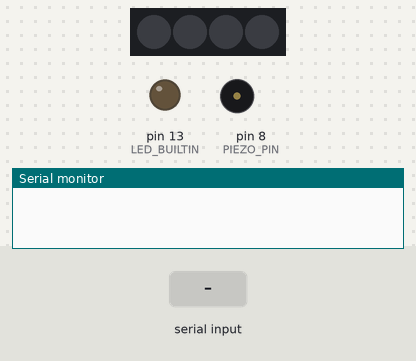
A sketch run on a simulated Arduino Uno, built with avr-gcc and run on an emulated ATmega328P. Shown: 4 RGB LEDs in strip order, left to right, output pins drawn as LEDs (lit = HIGH), buzzer (waves = sounding), the last lines printed to the serial monitor. Inputs (shaded band) come from the test bench.

Above: at 2.2 s.
2.3 s: "30,150\n" received over Serial
At 2.44 s:
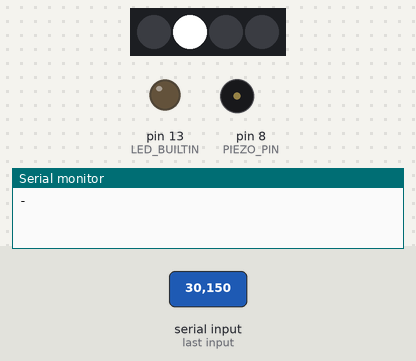
5.3 s: "200\n" received over Serial
At 6.1 s:
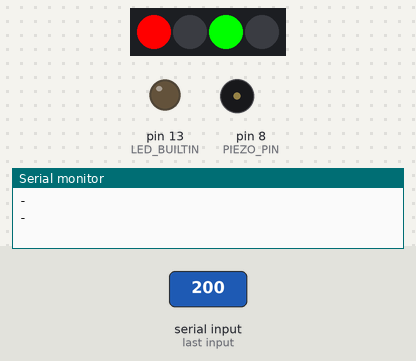
8.3 s: "PS\n" received over Serial
At 8.5 s:
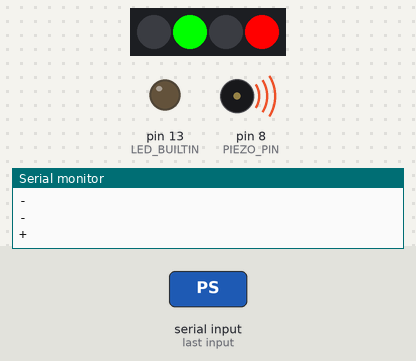
10.2 s: "PL\n" received over Serial
At 10.85 s:
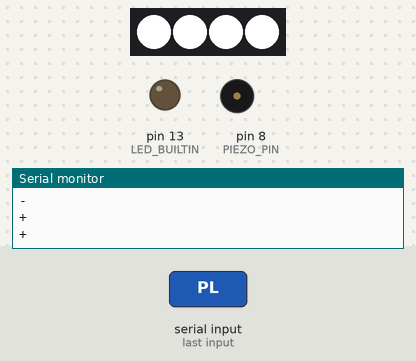
Timing chart, 0 to 13.2 s (numbered marks = the images above; inputs shaded):
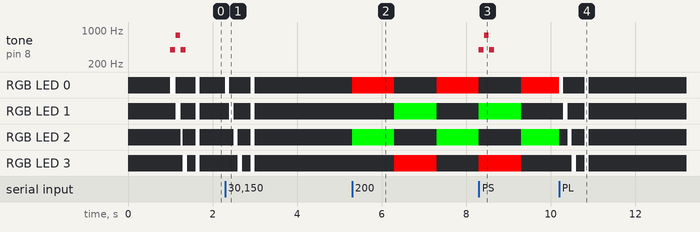

The sketch:

LidController.ino
```cpp
#include <Adafruit_NeoPixel.h>
#include <Wire.h>

#include "LedSequence.h"
#include "LedSequenceController.h"
#include "LedSequenceList.h"
#include "Song.h"
#include "SongController.h"
#include "SongList.h"

#define LidAddress    0x74
#define LidVersion    1

#define NEOPIX_COUNT  4
#define NEOPIX_PIN    10

#define PIEZO_PIN     8

// Command list:
// PS1: Play song with index 1, response '+' or '-'
// SS: Stop playing song, response '+' or '-'
// PL0: Play led sequence with index 0, response '+' or '-'
// SL: Stop playing led sequence, response '+' or '-'
// V: Get current version. response 2 chars in binary

LedSequenceController ledSequenceController(NEOPIX_COUNT, NEOPIX_PIN);
LedSequenceList ledSequenceList;
SongController songController(PIEZO_PIN);
SongList songList;
String i2cResponse;

String processCommand(String command);

void ReceiveData(int count) {
  String command;
  for (size_t i = 0; i < count; ++i) {
    command.concat((char)Wire.read());
  }
  i2cResponse = processCommand(command);
}

void RequestData() {
  const char *response = i2cResponse.c_str();
  while (response[0]) {
    Wire.write(response[0]);
  }
  i2cResponse = "";
}

void setup() {
  Serial.begin(115200);
  delay(1000);
  Wire.begin(LidAddress);
  Wire.onReceive(ReceiveData);
  Wire.onRequest(RequestData);
  ledSequenceController.begin();
  ledSequenceList.begin();
  songController.begin();
  songList.begin();
  pinMode(LED_BUILTIN, OUTPUT);
  ledSequenceController.playLedSequence(ledSequenceList.ledSequenceAtIndex(0));
  songController.playSong(songList.songAtIndex(0));
}

void loop() {
  songController.loop();
  ledSequenceController.loop();
  listenForSerial();
  if (Serial.available()) {
    char character = Serial.read();
    if (character == 's' || character == 'S') {
      ledSequenceController.stopPlaying();
    } else if (character >= '0' && character <= '2') {
      ledSequenceController.playLedSequence(ledSequenceList.ledSequenceAtIndex(character - '0'));
    }
  }
}

String processCommand(String command) {
  if (command.startsWith("PL")) {
    String index = command.substring(2);
    int ledSequenceIndex = index.toInt();
    LedSequence *ledSequence = ledSequenceList.ledSequenceAtIndex(ledSequenceIndex);
    if (ledSequence) {
      ledSequenceController.playLedSequence(ledSequence);
      return "+";
    }
    return "-";
  } else if (command.startsWith("SL")) {
    if (ledSequenceController.isPlaying()) {
      ledSequenceController.stopPlaying();
      return "+";
    }
    return "-";
  } else if (command.startsWith("PS")) {
    String index = command.substring(2);
    int songIndex = index.toInt();
    Song *song = songList.songAtIndex(songIndex);
    if (song) {
      songController.playSong(song);
      return "+";
    }
    return "-";
  } else if (command.startsWith("SS")) {
    if (songController.isPlaying()) {
      songController.stopPlaying();
      return "+";
    }
    return "-";
  } else if (command.startsWith("V")) {
    String result;
    if (LidVersion < 16) {
      result += '0';
    }
    result += String((LidVersion & 0xFF), HEX);
    return result;
  }
  return "-";
}

String command;

void listenForSerial() {
  bool commandComplete = false;
  while (Serial.available()) {
    char character = Serial.read();
    if (character == '\n' || character == '\r') {
      commandComplete = true;
      break;
    }
    command.concat(character);
  }
  if (commandComplete) {
    String result = processCommand(command);
    command = "";
    Serial.println(result);
  }
}
```

LedSequence.cpp
```cpp
#include "LedSequence.h"

LedSequence::LedSequence(size_t ledCount, size_t frameCount, const uint32_t *colors, uint16_t frameDuration, bool repeat, bool copyBuffer) :
    _ledCount(ledCount),
    _frameCount(frameCount),
    _frameDuration(frameDuration),
    _repeat(repeat),
    _bufferCopied(copyBuffer) {
  if (!_bufferCopied) {
    _colors = colors;
  } else {
    size_t bufferSize = sizeof(*colors) * _ledCount * _frameCount;
    _colors = (uint32_t *)malloc(bufferSize);
    memcpy((void *)_colors, (void *)colors, bufferSize);
  }
}

LedSequence::~LedSequence() {
  if (_bufferCopied) {
    free((void *)_colors);
  }
}

uint32_t LedSequence::ledColorForFrame(size_t frameIndex, size_t ledIndex) const {
  return _colors[frameIndex * _ledCount + ledIndex];
}

uint16_t LedSequence::durationForFrame(size_t) const {
  return _frameDuration;
}
```

LedSequence.h
```cpp
#ifndef LedSequence_h
#define LedSequence_h

#include <Arduino.h>

class LedSequence {
public:
  LedSequence(size_t ledCount, size_t frameCount, const uint32_t *colors, uint16_t frameDuration, bool repeat, bool copyBuffer);
  ~LedSequence();

  uint32_t ledColorForFrame(size_t frameIndex, size_t ledIndex) const;
  uint16_t durationForFrame(size_t frameIndex) const;
  size_t ledCount() const { return _ledCount; };
  size_t frameCount() const { return _frameCount; };
  bool repeat() const { return _repeat; };

private:
  size_t _ledCount;
  size_t _frameCount;
  const uint32_t *_colors;
  uint16_t _frameDuration;
  bool _repeat;
  bool _bufferCopied;
};

#endif  // LedSequence_h
```

LedSequenceController.cpp
```cpp
#include "LedSequenceController.h"

#include <Adafruit_NeoPixel.h>

#include "LedSequence.h"

LedSequenceController::LedSequenceController(size_t ledCount, unsigned char pin) :
    _neoPixel(new Adafruit_NeoPixel(ledCount, pin, NEO_GRB + NEO_KHZ800)),
    _playingSequence(NULL),
    _frameIndex(0),
    _nextFrameDate(0) {
}

LedSequenceController::~LedSequenceController() {
  delete _neoPixel;
}

void LedSequenceController::begin() {
  _neoPixel->begin();
  _neoPixel->setBrightness(255);
  _neoPixel->show(); // Initialize all pixels to 'off'
}

void LedSequenceController::loop() {
  unsigned long long current = millis();
  if (!_playingSequence || (long long)(current - _nextFrameDate) < 0) {
    return;
  }
  if (_frameIndex == _playingSequence->frameCount()) {
    if (!_playingSequence->repeat()) {
      stopPlaying();
      return;
    }
    _frameIndex = 0;
  }

  for (size_t ledIndex = 0; ledIndex < _playingSequence->ledCount(); ++ledIndex) {
    uint32_t color = _playingSequence->ledColorForFrame(_frameIndex, ledIndex);
    _neoPixel->setPixelColor(ledIndex, color);
  }
  _neoPixel->show();

  // Wait for the specief duration before playing the next frame.
  uint16_t frameDuration = _playingSequence->durationForFrame(_frameIndex);
  _nextFrameDate = current + frameDuration;

  ++_frameIndex;
}

void LedSequenceController::playLedSequence(const LedSequence *sequence) {
  stopPlaying();
  _frameIndex = 0;
  _nextFrameDate = millis();
  _playingSequence = sequence;
}

void LedSequenceController::stopPlaying() {
  for (size_t ledIndex = 0; ledIndex < _playingSequence->ledCount(); ++ledIndex) {
    _neoPixel->setPixelColor(ledIndex, 0);
  }
  _neoPixel->show();
  _playingSequence = NULL;
}
```

LedSequenceController.h
```cpp
#ifndef LedSequenceController_h
#define LedSequenceController_h

#include <Arduino.h>

class LedSequence;
class Adafruit_NeoPixel;

class LedSequenceController {
public:
  LedSequenceController(size_t ledCount, unsigned char pin);
  ~LedSequenceController();

  void begin();
  void loop();

  void playLedSequence(const LedSequence *sequence);
  void stopPlaying();
  bool isPlaying() const { return _playingSequence != NULL; };

private:
  Adafruit_NeoPixel *_neoPixel;
  const LedSequence *_playingSequence;
  size_t _frameIndex;
  unsigned long long _nextFrameDate;
};

#endif  // LedSequenceController_h
```

LedSequenceList.cpp
```cpp
#include "LedSequenceList.h"

#include "LedSequence.h"

namespace {

// Led[0] => Stern Starboard
// Led[1] => Stern Port
// Led[2] => Bow   Port
// Led[3] => Bow   Starboard

// Frame duration 100
const uint32_t startSequence[] = {
  0xFFFFFF, 0x000000, 0x000000, 0x000000,
  0x000000, 0xFFFFFF, 0x000000, 0x000000,
  0x000000, 0x000000, 0xFFFFFF, 0x000000,
  0x000000, 0x000000, 0x000000, 0xFFFFFF,
  0x000000, 0x000000, 0x000000, 0x000000,
  0x000000, 0x000000, 0x000000, 0x000000,
  0xFFFFFF, 0xFFFFFF, 0xFFFFFF, 0xFFFFFF,
};

// Frame duration 500
const uint32_t ledSequence1[] = {
  0xFF0000, 0x00FF00, 0x000000, 0x000000,
  0x00FF00, 0xFF0000, 0x000000, 0x000000,
};

// Frame duration 1000
const uint32_t ledSequence2[] = {
  0xFF0000, 0x000000, 0x00FF00, 0x000000,
  0x000000, 0x00FF00, 0x000000, 0xFF0000,
};

}  // namespace

LedSequenceList::LedSequenceList() :
    _ledSequenceCount(0),
    _ledSequences(NULL) {
}

LedSequenceList::~LedSequenceList() {
  empty();
}

void LedSequenceList::begin() {
  empty();
  _ledSequenceCount = 3;
  _ledSequences = (LedSequence **)calloc(_ledSequenceCount, sizeof(*_ledSequences));
  _ledSequences[0] = new LedSequence(4, sizeof(startSequence) / sizeof(*startSequence) / 4, startSequence, 100, false, false);
  _ledSequences[1] = new LedSequence(4, sizeof(ledSequence1) / sizeof(*ledSequence1) / 4, ledSequence1, 500, false, false);
  _ledSequences[2] = new LedSequence(4, sizeof(ledSequence2) / sizeof(*ledSequence2) / 4, ledSequence2, 1000, true, false);
}

void LedSequenceList::empty() {
  for (size_t i = 0; i < _ledSequenceCount; i++) {
    delete _ledSequences[i];
  }
  _ledSequenceCount = 0;
  if (_ledSequences) {
    free((void *)_ledSequences);
    _ledSequences = NULL;
  }
}
```

LedSequenceList.h
```cpp
#include <Arduino.h>

#ifndef LedSequenceList_h
#define LedSequenceList_h

class LedSequence;

class LedSequenceList {
public:
  LedSequenceList();
  ~LedSequenceList();

  void begin();

  const LedSequence* ledSequenceAtIndex(size_t index) const { return (index < _ledSequenceCount) ? _ledSequences[index] : NULL; };
  size_t ledSequenceCount() const { return _ledSequenceCount; };

private:
  void empty();

  const LedSequence **_ledSequences;
  size_t _ledSequenceCount;
};

#endif  // LedSequenceList_h
```

Song.cpp
```cpp
#include "Song.h"

Song::Song(Tempo tempo, size_t noteCount, const uint8_t *notes, bool copyBuffer) :
  _tempo(tempo),
  _noteCount(noteCount / 2),
  _bufferCopied(copyBuffer) {
  if (!_bufferCopied) {
    _notes = notes;
  } else {
    size_t bufferSize = sizeof(uint8_t) * _noteCount * 2;
    _notes = (uint8_t *)malloc(bufferSize);
    memcpy((void *)_notes, (void *)notes, bufferSize);
  }
}

Song::~Song() {
  if (_bufferCopied) {
    free((void *)_notes);
  }
}

uint16_t Song::frequencyAtIndex(size_t index) const {
   uint16_t frequences[8][12] = {
      {   33,   35,   37,   39,   41,   44,   46,   49,   52,   55,   58,   62 },
      {   65,   69,   73,   78,   82,   87,   93,   98,  104,  110,  117,  123 },
      {  131,  139,  147,  156,  165,  175,  185,  196,  208,  220,  233,  247 },
      {  262,  277,  294,  311,  330,  349,  370,  392,  415,  440,  466,  494 },
      {  523,  554,  587,  622,  659,  698,  740,  784,  831,  880,  932,  988 },
      { 1047, 1109, 1175, 1245, 1319, 1397, 1480, 1568, 1661, 1760, 1865, 1976 },
      { 2093, 2217, 2349, 2489, 2637, 2794, 2960, 3136, 3322, 3520, 3729, 3951 },
      { 4186, 4435, 4699, 4978, 5274, 5588, 5920, 6272, 6645, 7040, 7458, 7902 },
    };
  uint8_t note = _notes[index * 2];
  if (!note) {
    return 0;
  }
  return frequences[(note & 0xF0) / 0x10 - 1][note & 0x0F];
}

uint16_t Song::durationAtIndex(size_t index) const {
  uint8_t multiplicator = _notes[index * 2 + 1];
  return (unsigned long long)3750 * multiplicator / _tempo;
}
```

Song.h
```cpp
#ifndef Song_h
#define Song_h

#include <Arduino.h>

#define NOTE_C1  0x10
#define NOTE_CS1 0x11
#define NOTE_D1  0x12
#define NOTE_DS1 0x13
#define NOTE_E1  0x14
#define NOTE_F1  0x15
#define NOTE_FS1 0x16
#define NOTE_G1  0x17
#define NOTE_GS1 0x18
#define NOTE_A1  0x19
#define NOTE_AS1 0x1A
#define NOTE_B1  0x1B
#define NOTE_C2  0x20
#define NOTE_CS2 0x21
#define NOTE_D2  0x22
#define NOTE_DS2 0x23
#define NOTE_E2  0x24
#define NOTE_F2  0x25
#define NOTE_FS2 0x26
#define NOTE_G2  0x27
#define NOTE_GS2 0x28
#define NOTE_A2  0x29
#define NOTE_AS2 0x2A
#define NOTE_B2  0x2B
#define NOTE_C3  0x30
#define NOTE_CS3 0x31
#define NOTE_D3  0x32
#define NOTE_DS3 0x33
#define NOTE_E3  0x34
#define NOTE_F3  0x35
#define NOTE_FS3 0x36
#define NOTE_G3  0x37
#define NOTE_GS3 0x38
#define NOTE_A3  0x39
#define NOTE_AS3 0x3A
#define NOTE_B3  0x3B
#define NOTE_C4  0x40
#define NOTE_CS4 0x41
#define NOTE_D4  0x42
#define NOTE_DS4 0x43
#define NOTE_E4  0x44
#define NOTE_F4  0x45
#define NOTE_FS4 0x46
#define NOTE_G4  0x47
#define NOTE_GS4 0x48
#define NOTE_A4  0x49
#define NOTE_AS4 0x4A
#define NOTE_B4  0x4B
#define NOTE_C5  0x50
#define NOTE_CS5 0x51
#define NOTE_D5  0x52
#define NOTE_DS5 0x53
#define NOTE_E5  0x54
#define NOTE_F5  0x55
#define NOTE_FS5 0x56
#define NOTE_G5  0x57
#define NOTE_GS5 0x58
#define NOTE_A5  0x59
#define NOTE_AS5 0x5A
#define NOTE_B5  0x5B
#define NOTE_C6  0x60
#define NOTE_CS6 0x61
#define NOTE_D6  0x62
#define NOTE_DS6 0x63
#define NOTE_E6  0x64
#define NOTE_F6  0x65
#define NOTE_FS6 0x66
#define NOTE_G6  0x67
#define NOTE_GS6 0x68
#define NOTE_A6  0x69
#define NOTE_AS6 0x6A
#define NOTE_B6  0x6B
#define NOTE_C7  0X70
#define NOTE_CS7 0x71
#define NOTE_D7  0x72
#define NOTE_DS7 0x73
#define NOTE_E7  0x74
#define NOTE_F7  0x75
#define NOTE_FS7 0x76
#define NOTE_G7  0x77
#define NOTE_GS7 0x78
#define NOTE_A7  0x79
#define NOTE_AS7 0x7A
#define NOTE_B7  0x7B
#define NOTE_C8  0x80
#define NOTE_CS8 0x81
#define NOTE_D8  0x82
#define NOTE_DS8 0x83
#define REST     0

class Song {
public:
  using Frequency = uint16_t;
  using Duration = uint8_t;
  using Tempo = uint16_t;

  Song(Tempo tempo, size_t noteCount, const uint8_t *notes, bool copyBuffer);
  ~Song();

  uint16_t tempo() const { return _tempo; };
  size_t noteCount() const { return _noteCount; };
  uint16_t frequencyAtIndex(size_t index) const;
  uint16_t durationAtIndex(size_t index) const;

private:
  Tempo _tempo;
  size_t _noteCount;
  bool _bufferCopied;
  const uint8_t *_notes;
};

#endif  // Song_h
```

SongController.cpp
```cpp
#include "SongController.h"
#include "Song.h"

SongController::SongController(unsigned char pin) :
  _pin(pin),
  _playingSong(NULL),
  _noteIndex(0) {
}

SongController::~SongController() {
}

void SongController::begin() {
}

void SongController::loop() {
  unsigned long long current = millis();
  if (!_playingSong || (long long)(current - _nextNoteDate) < 0) {
    return;
  }
  // stop the waveform generation before the next note.
  noTone(_pin);

  uint16_t frequency = _playingSong->frequencyAtIndex(_noteIndex);
  uint16_t duration = _playingSong->durationAtIndex(_noteIndex);
  // we only play the note for 90% of the duration, leaving 10% as a pause
  if (frequency) {
    tone(_pin, frequency, duration*0.9);
  }

  // Wait for the specief duration before playing the next note.
  _nextNoteDate = current + duration;

  ++_noteIndex;
  if (_noteIndex == _playingSong->noteCount()) {
    _playingSong = NULL;
  }
}

void SongController::playSong(const Song *song) {
  stopPlaying();
  _noteIndex = 0;
  _playingSong = song;
  _nextNoteDate = millis();
}

void SongController::stopPlaying() {
  _playingSong = NULL;
  noTone(_pin);
}
```

SongController.h
```cpp
#ifndef SongController_h
#define SongController_h

#include <Arduino.h>

class Song;

class SongController {
public:
  SongController(unsigned char pin);
  ~SongController();

  void begin();
  void loop();

  void playSong(const Song *song);
  void stopPlaying();
  bool isPlaying() const { return _playingSong != NULL; };

private:
  unsigned char _pin;
  const Song *_playingSong;
  size_t _noteIndex;
  unsigned long long _nextNoteDate;
};

#endif  // SongController_h
```

SongList.cpp
```cpp
#include "SongList.h"

#include "Song.h"

namespace  {

// The badinerie, tempo 120
uint8_t startSong[] = {
  NOTE_G4,4, NOTE_G5,4, NOTE_G4,4,
};

// The badinerie, tempo 120
uint8_t badinerieNotes[] = {
  NOTE_B5,12, NOTE_D6,4, NOTE_B5,4,
    NOTE_FS5,12, NOTE_B5,4, NOTE_FS5,4, NOTE_D5,12, NOTE_FS5,4, NOTE_D5,4, NOTE_B4,16,
    NOTE_F4,4, NOTE_B4,4, NOTE_D5,4, NOTE_B4,4, NOTE_CS5,4, NOTE_B4,4, NOTE_CS5,4,
    NOTE_B4,4, NOTE_AS4,4, NOTE_CS5,4, NOTE_E5,4, NOTE_CS5,4, NOTE_D5,8, NOTE_B4,8,
};

 // The godfather, tempo 80
uint8_t godFatherNotes[] = {
  NOTE_E4,8, NOTE_A4,8, NOTE_C5,8, //1
  NOTE_B4,8, NOTE_A4,8, NOTE_C5,8, NOTE_A4,8, NOTE_B4,8, NOTE_A4,8, NOTE_F4,8, NOTE_G4,8,
  NOTE_E4,32,
};

// Imperal march, temp 120
uint8_t imperalMarchNotes[] = {
  NOTE_A4,16, NOTE_A4,16, NOTE_A4,16, NOTE_F4,12, NOTE_C5,4,
  NOTE_A4,16, NOTE_F4,12, NOTE_C5,4, NOTE_A4,32,//4
};

}  // namespace

SongList::SongList() :
    _songCount(0),
    _songs(NULL) {
}

SongList::~SongList() {
  empty();
}

void SongList::begin() {
  empty();
  _songCount = 4;
  _songs = (Song **)calloc(_songCount, sizeof(*_songs));
  _songs[0] = new Song(120, sizeof(startSong) / sizeof(*startSong), startSong, false);
  _songs[1] = new Song(120, sizeof(badinerieNotes) / sizeof(*badinerieNotes), badinerieNotes, false);
  _songs[2] = new Song(80, sizeof(godFatherNotes) / sizeof(*godFatherNotes), godFatherNotes, false);
  _songs[3] = new Song(120, sizeof(imperalMarchNotes) / sizeof(*imperalMarchNotes), imperalMarchNotes, false);
}

void SongList::empty() {
  for (size_t i = 0; i < _songCount; i++) {
    delete _songs[i];
  }
  _songCount = 0;
  if (_songs) {
    free((void *)_songs);
    _songs = NULL;
  }
}
```

SongList.h
```cpp
#include <Arduino.h>

#ifndef SongList_h
#define SongList_h

class Song;

class SongList {
public:
  SongList();
  ~SongList();

  void begin();

  const Song* songAtIndex(size_t index) const { return (index < _songCount) ? _songs[index] : NULL; };
  size_t songCount() const { return _songCount; };

private:
  void empty();

  Song **_songs;
  size_t _songCount;
};

#endif  // SongList_h
```

Measured:
- after the input at 2.3 s, RGB LED 0: alternates RGB(255, 255, 255) for 0.10 s and off for 0.50 s, 4 changes in all, then stays off, starting at once; RGB LED 1: alternates RGB(255, 255, 255) for 0.10 s and off for 0.40 s, 4 changes in all, then stays off, starting after 0.10 s
- after the input at 5.3 s, RGB LED 0: off → RGB(255, 0, 0) at once, → off 1.0 s later, → RGB(255, 0, 0) 1.0 s later; RGB LED 1: off → RGB(0, 255, 0) after 1.0 s, → off 1.0 s later; RGB LED 2: off → RGB(0, 255, 0) at once, → off 1.0 s later, → RGB(0, 255, 0) 1.0 s later; RGB LED 3: off → RGB(255, 0, 0) after 1.0 s, → off 1.0 s later
- after the input at 8.3 s, tone on pin 8 (PIEZO_PIN): plays 392 Hz for 0.11 s, 784 Hz for 0.11 s, 392 Hz for 0.11 s, starting at once
- by itself, tone on pin 8 (PIEZO_PIN): plays 392 Hz for 0.11 s, 784 Hz for 0.11 s, 392 Hz for 0.11 s
